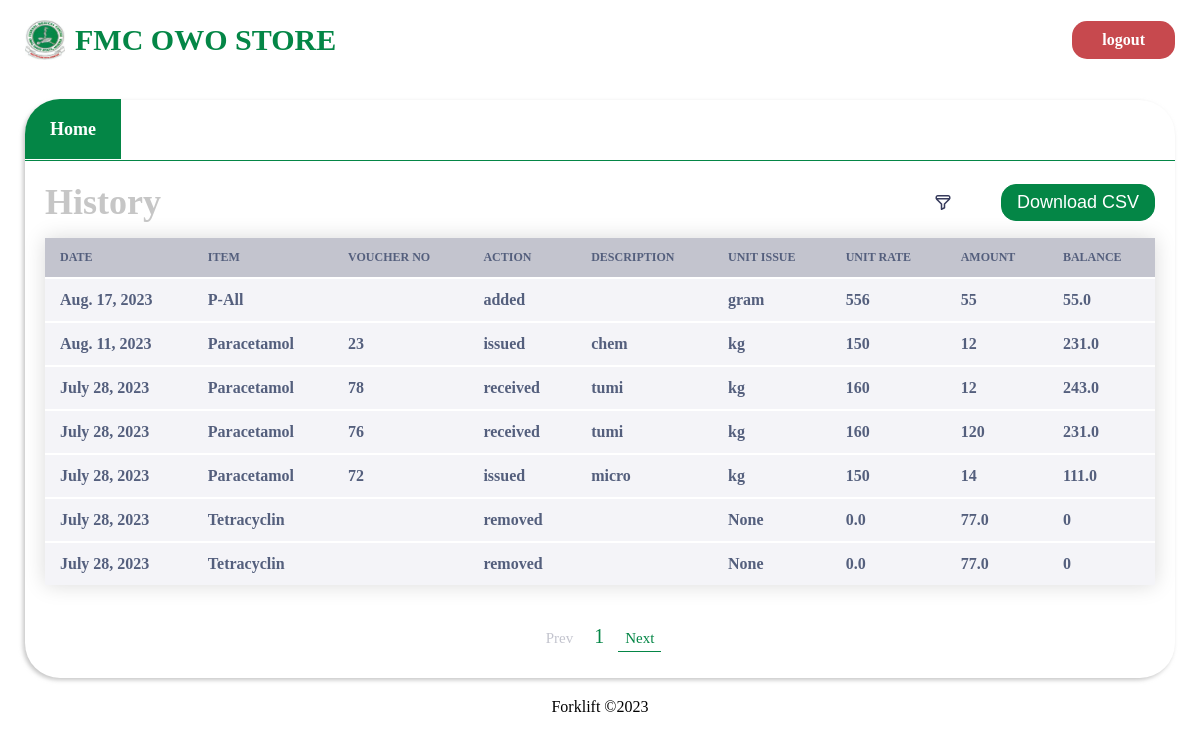
The app's page /history (signed in) with its own data.
### store/models.py (models this page shows)
class History(models.Model):
    DEPT = (("MH", "microhistory"),
            ("HM", "heamhistory"),
            ("CH", "chemhistory"),
            ("HH", "histohistory")
            )
    item_id = models.CharField(max_length=500)
    date_created = models.DateTimeField(auto_now=True)
    dateCreated = models.DateField(auto_now=True)
    item_name = models.CharField(max_length=500)
    voucher_no = models.CharField(max_length=50, blank=True, null=True)
    description = models.CharField(max_length=500, null=True, blank=True)
    action = models.CharField(max_length=200,blank=True,null=True)
    amount = models.CharField(max_length=500)
    bal = models.CharField(max_length=500, null=True, blank=True)
    unit_issue = models.CharField(max_length=200, null=True, blank=True)
    unit_rate = models.CharField(max_length=200, null=True, blank=True)
    slug = models.SlugField(max_length=2000, null=True, blank=True)

### store/views.py (the view, shortened to what this page needs)
# urls.py: path('history', views.history, name='dept_history'),
@login_required
def history(request, item=""):
    history = History.objects.all()
    item_name_input = request.GET.get('item_name')
    description = request.GET.get('description')
    issue_unit = request.GET.get('issue_unit')
    min_date_string = request.GET.get('min_date')
    max_date_string = request.GET.get('max_date')
    action = request.GET.get('action')
    if item != "":
        history = history.filter(slug=item)
    else:
        if is_valid(item_name_input):
            history = history.filter(item_name__icontains=item_name_input)
        if is_valid(description):
            history = history.filter(description__icontains=description)
        if is_valid(action) and action != "Choose...":
            history = history.filter(action__iexact=action)
        if is_valid(issue_unit):
            history = history.filter(unit_issue__iexact=issue_unit)
        if is_valid(min_date_string):
            specific_date = datetime.strptime(min_date_string, '%Y-%m-%d').date()
            print("min date", min_date_string)
            print("specific date", specific_date)
            history = history.filter(dateCreated__gte=specific_date)
        if is_valid(max_date_string):
            specific_date = datetime.strptime(max_date_string, '%Y-%m-%d').date()
            history = history.filter(dateCreated__lt=specific_date)
    history = history.order_by('-date_created')
    history = history.values()
    p = Paginator(history, 7)
    page_number = request.GET.get('page')
    try:
        page_obj = p.get_page(page_number)  # returns the desired page object
    except PageNotAnInteger:
        page_obj = p.page(1)
    except EmptyPage:
        page_obj = p.page(p.num_pages)
    acts = ["issued","received", "removed", "added"]
    context = {'page_obj': page_obj, "actions": acts}
    return render(request, 'history.html', context)

### store/views.py (called while the page is built)
def is_valid(param):
    return param != "" and param is not None

### templates/history.html (shortened to what this page needs)
{% load static %}
<!DOCTYPE html>
<html lang="en">
<head>
    <link href="{% static './css/history.css' %}" rel="stylesheet">
</head>
<body>
    <header>
        <a href="{% url 'store:index' %}" class="header_wrapper">
            <img src="{% static './assets/fmc_owo_logo.jpg' %}" alt="">
            <h1>FMC OWO STORE</h1>
        </a>
        {% if user.is_authenticated %}
        <span class="logout"><a href="{% url 'store:logout' %}">logout</a></span>
        {% else %}
        <span class="login"><a href="{% url 'store:login' %}">login</a></span>
        {% endif %}
    </header>
    <main>
        <section class="hero">
            <div class="dept_nav">
                <a href="/"><span class="active1">Home</span></a>
            </div>
            <div class="card_wrapper">
                <div class="header_div">
                    <h3>History</h3>
                    <div class="wrapper">
                        <img onclick="showFilterModal()" src="{% static './assets/filterIcon.svg' %}""" alt="">
                        <form method="post" action="/history">
                            <button type="submit">Download CSV</button>
                        </form>
                    </div>
                </div>
                <div class="items_wrapper">
                    <table>
                        <thead>
                            <tr>
                                <th>Date</th>
                                <th>Item</th>
                                <th>Voucher no</th>
                                <th>Action</th>
                                <th>Description</th>
                                <th>Unit issue</th>
                                <th>Unit Rate</th>
                                <th>Amount</th>
                                <th>Balance</th>
                            </tr>
                        </thead>
                        <tbody>
                            {% for hist in page_obj.object_list %}
                                <tr>
                                    <td>{{hist.dateCreated}}</td>
                                    <td>{{hist.item_name}}</td>
                                    <td>{{hist.voucher_no}}</td>
                                    <td>{{hist.action}}</td>
                                    <td>{{hist.description}}</td>
                                    <td>{{hist.unit_issue}}</td>
                                    <td>{{hist.unit_rate}}</td>
                                    <td>{{hist.amount}}</td>
                                    <td>{{hist.bal}}</td>
                                </tr>
                            {% endfor %}
                        </tbody>
                    </table>
                    <center>
                        {%if page_obj.has_previous %}
                            <a class="active" href="?page={{page_obj.previous_page_number}}">Prev</a>
                        {% else %}
                            <a>Prev</a>
                        {% endif %}
                            <span>{{page_obj.number}}</span>
                        {%if page_obj.has_next %}
                            <a class="active" href="?page={{page_obj.next_page_number}}">Next</a>
                        {% else %}
                            <a>Next</a>
                        {% endif %}
                    </center>
                </div>
            </div>
        </section>
    </main>
    <footer>
        <Span>Forklift &copy2023</Span>
    </footer>
</body>
</html>

### static/css/history.css (style rules this page uses)
* { margin: 0; }
header { padding: 20px 25px; display: flex; flex-direction: row; justify-content: space-between; align-items: center; }
header .header_wrapper { display: flex; flex-direction: row; align-items: center; text-decoration: none; }
header .header_wrapper img { width: 40px; height: 40px; }
header .header_wrapper h1 { font-size: 30px; font-weight: 900; color: rgb(4, 134, 70); margin-left: 10px; }
header span { background-color: rgb(4, 134, 70); padding: 10px 30px; border-radius: 15px; transition: all 0.3s ease; }
header span.logout { background-color: rgb(199, 73, 78); }
header span a { text-decoration: none; color: white; font-size: 16px; font-weight: 700; }
main { display: flex; flex-direction: row; justify-content: space-between; padding: 20px 25px; }
section.hero { width: 100%; min-height: 460px; border-radius: 35px; padding-bottom: 10px; box-shadow: -2px 2px 4px #AAAA; }
section.hero .dept_nav { border-bottom: 1px solid rgb(4, 134, 70); padding: 19px 0px 20px 0px; }
section.hero .dept_nav a span { padding: 20px 25px; color: #AAAA; font-size: 18px; font-weight: 700; }
section.hero .dept_nav a { text-decoration: none; color: #AAAA; }
section.hero .dept_nav a span.active1 { border-top-left-radius: 35px; background-color: rgb(4, 134, 70); color: white; }
section.hero .card_wrapper { padding: 20px 20px; }
section.hero .card_wrapper .header_div { display: flex; justify-content: space-between; align-items: center; }
section.hero .card_wrapper .header_div h3 { font-size: 36px; color: #AAAA; text-transform: capitalize; }
section.hero .card_wrapper .header_div .wrapper { display: flex; flex-direction: row; align-items: center; justify-content: space-between; width: 220px; }
section.hero .card_wrapper .header_div .wrapper img { cursor: pointer; }
section.hero .card_wrapper .header_div .wrapper form button { font-size: 18px; border: 1px solid rgb(4, 134, 70); padding: 7px 15px; background: rgb(4, 134, 70); border-radius: 15px; color: white; cursor: pointer; }
.card_wrapper table { border-collapse: collapse; margin: 15px 0; font-size: 14px; font-weight: 400; color: #545F7D; min-width: 100%; background-color: #ffff; box-shadow: 0 0 20px rgba(0, 0, 0, 0.15); }
.card_wrapper table thead { background: #C3C4CE; border-radius: 15px; }
.card_wrapper table thead tr { text-align: left; border-radius: 15px !important; }
.card_wrapper table thead tr th { padding: 12px 15px; text-transform: uppercase; font-size: 12px; }
.card_wrapper table tbody { background-color: #F4F4F8; }
.card_wrapper table tbody tr { background-color: #F4F4F8; border-top: 2px solid #ffff; }
.card_wrapper table tbody tr td { padding: 12px 15px; font-size: 16px; font-weight: 600; position: relative; }
.card_wrapper center { margin-top: 40px; }
.card_wrapper center a { text-decoration: none; color: #C3C4CE; font-size: 15px; padding: 5px 7px; }
.card_wrapper center a.active { border-bottom: 1px solid rgb(4, 134, 70); color: rgb(4, 134, 70); }
.card_wrapper center span { text-decoration: none; color: rgb(4, 134, 70); font-size: 20px; margin: 0 10px; }
footer { text-align: center; }

### records on screen
History: dateCreated "Aug. 17, 2023", item_name "P-All", action "added", unit_issue "gram", unit_rate "556", amount "55", bal "55.0"
History: dateCreated "Aug. 11, 2023", item_name "Paracetamol", voucher_no "23", action "issued", description "chem", unit_issue "kg", unit_rate "150", amount "12", bal "231.0"
History: dateCreated "July 28, 2023", item_name "Paracetamol", voucher_no "78", action "received", description "tumi", unit_issue "kg", unit_rate "160", amount "12", bal "243.0"
History: dateCreated "July 28, 2023", item_name "Paracetamol", voucher_no "76", action "received", description "tumi", unit_issue "kg", unit_rate "160", amount "120", bal "231.0"
History: dateCreated "July 28, 2023", item_name "Paracetamol", voucher_no "72", action "issued", description "micro", unit_issue "kg", unit_rate "150", amount "14", bal "111.0"
History: dateCreated "July 28, 2023", item_name "Tetracyclin", action "removed", unit_issue "None", unit_rate "0.0", amount "77.0", bal "0"
History: dateCreated "July 28, 2023", item_name "Tetracyclin", action "removed", unit_issue "None", unit_rate "0.0", amount "77.0", bal "0"

### other values on screen
{{ page_obj.number }} "1"
